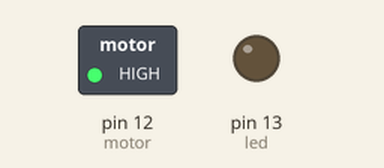
The sketch below on a simulated Arduino Uno, built with avr-gcc and run on an emulated ATmega328P. Parts: switched loads named in the sketch (green lamp = pin HIGH), output pins drawn as LEDs (lit = HIGH).

Above: at 0.1 s.
Timing chart, 0 to 1.6 s (numbered marks = the images above):
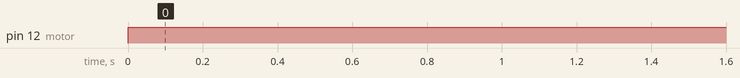

The sketch:

magnet_swich.ino
```cpp
int button = 8;
int led = 13;
int motor = 12;
int status = false;

void setup(){
pinMode(led, OUTPUT);
pinMode(button, INPUT_PULLUP); // set the internal pull up resistor, unpressed button is HIGH
pinMode(motor, OUTPUT);
}

void loop(){
  digitalWrite(motor, HIGH);
}
```

Measured:
- by itself, pin 12 (motor): LOW → HIGH at 0.00 s
